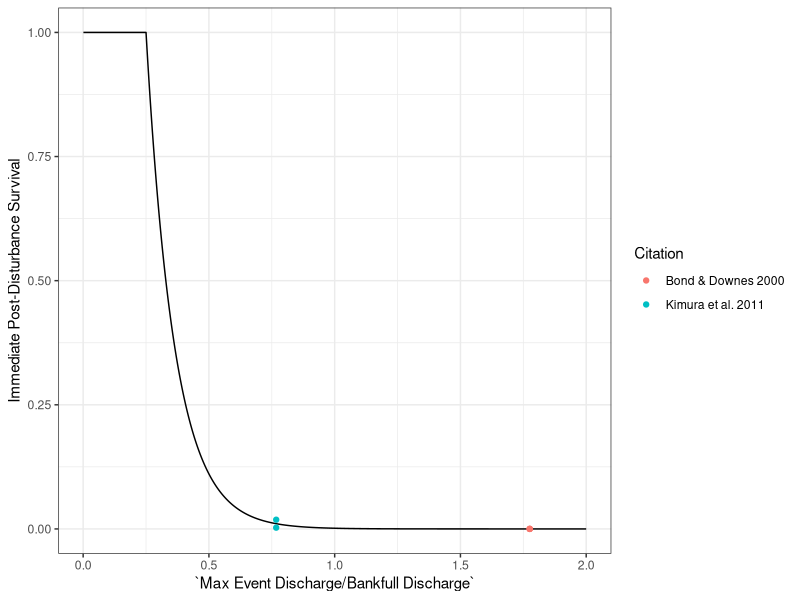

The R source for this figure:
#####################################
## Code to fit curve to Hydropsyche spp mortality rates to data
####################################
library(readxl)
library(minpack.lm)
library(tidyverse)
library(car)
library(boot)
library(data.table)
HYOSVitalRates <- read_excel("VitalRates.xlsx", sheet = "Hydropsyche Mortality Rates")
HYOSVitalRates <- as.data.frame(HYOSVitalRates)

flow.surv.fit <- function(magnitude, mortality, Qmin){
  x <- magnitude # rename x and y
  y <- 1 - mortality # convert to survival
  df <- as.data.frame(cbind(x,y))
  df <- rbind(df, c(Qmin, 1))  # make sure we specify that we have 100% survival at Qmin (0.25)
  nls.fit <- nlsLM(formula = (y ~ k* exp(-h*x)), data = df, start = c(k = 1, h = 1)) # fit to negative exponential function
  return(nls.fit)
}

flow.surv.rate <- function(h, k, max, min, interval, Qmin) {
  Q <- seq(min, max, by = interval)
  surv <- k*(exp(-h*Q))
  surv.df <- as.data.frame(cbind(Q, surv))
  surv.df$surv[which(surv.df$Q <= Qmin)] <- 1
  return(surv.df)
}

surv.fit.HYOS <- flow.surv.fit(HYOSVitalRates$`Max Event Discharge/Bankfull Discharge`, HYOSVitalRates$Mortality, 0.25)
surv.df.HYOS <- flow.surv.rate(surv.fit.HYOS$m$getPars()[2] , surv.fit.HYOS$m$getPars()[1], 2, 0.001, 0.001, 0.25)

ggplot(surv.df.HYOS, aes(x = Q, y = surv))+
  geom_line()+
  geom_point(data = HYOSVitalRates, aes(x = `Max Event Discharge/Bankfull Discharge` , y = 1-(Mortality), color = Citation))+
  #coord_cartesian(ylim = c(0,1)) +
  ylab('Immediate Post-Disturbance Survival') +
  theme_bw()+
  xlab('`Max Event Discharge/Bankfull Discharge`')

# Calculate temperature dependent development time
HYOSDevRates <- read_excel("VitalRates.xlsx", sheet = "Hydropsyche Development Rates")
HYOSDevRates <- as.data.frame(HYOSDevRates)

polyfit <- nlsLM(logit(MaturationRate) ~ a*Temperature^2 + b*Temperature + c, data = HYOSDevRates, start = c(a = 1, b = 1, c = 1))

devtime <- function(x){
  y = -0.01385  *x^2+ 0.30973*x -5.72982 
  return(inv.logit(y))
}

HYOSSurvRates <- read_excel("VitalRates.xlsx", sheet = "Hydropsyche Survival Rates ")
HYOSSurvRates <- as.data.frame(HYOSSurvRates)

fit <- nlsLM(logit(Survival)~ a*Temperature^2 + b*Temperature + c, data = HYOSSurvRates, start = c(a= 1, b=1, c = 1))

TempSurv <- function(x){
  a <- -0.09934 *x^2 +  3.44127  *x -15.47038 
  return(inv.logit(a))
}
